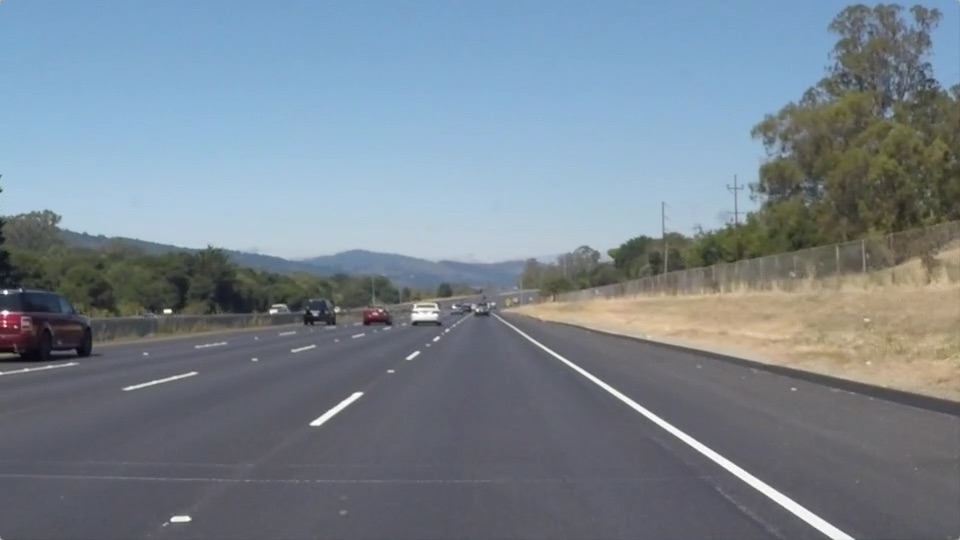
#> input picture term1/project1/test_images/solidWhiteRight.jpg, 960 x 540 px, found by its file name
$ python P1.py
#> lines starting #> are read from the running program, lines starting #| are printed output that depends on the picture; after the words box and inside, x2 and y2 are one past the last pixel; in counts of white or black regions, pixels touching at a corner belong together
#importing some useful packages
import matplotlib.pyplot as plt
import matplotlib.image as mpimg
import numpy as np
import cv2
import Helper

#reading in an image
image = mpimg.imread('test_images/solidWhiteRight.jpg')
#> image is the input picture: shape (540, 960, 3); mean R, G, B 120.3, 132.6, 143.7

#printing out some stats and plotting
print('This image is:', type(image), 'with dimesions:', image.shape)
#| This image is: <class 'numpy.ndarray'> with dimesions: (540, 960, 3)
plt.imshow(image)  # if you wanted to show a single color channel image called 'gray', for example, call as plt.imshow(gray, cmap='gray')

import os
os.listdir("test_images/")


# TODO: Build your pipeline that will draw lane lines on the test_images
# then save them to the test_images directory.


# Import everything needed to edit/save/watch video clips
from moviepy.editor import VideoFileClip
from IPython.display import HTML

def color_selection(image):
	# Define color selection criteria
	# MODIFY THESE VARIABLES TO MAKE YOUR COLOR SELECTION
	red_threshold = 200
	green_threshold = 200
	blue_threshold = 200
	rgb_threshold = [red_threshold, green_threshold, blue_threshold]

	color_select = np.copy(image)
	# Do a boolean or with the "|" character to identify
	# pixels below the thresholds
	thresholds =  (image[:,:,0] < rgb_threshold[0]) \
	            | (image[:,:,1] < rgb_threshold[1]) \
	            | (image[:,:,2] < rgb_threshold[2])
	color_select[thresholds] = [0,0,0]
	return color_select


def process_image(image):
	# NOTE: The output you return should be a color image (3 channel) for processing video below
	# TODO: put your pipeline here,
	# you should return the final output (image where lines are drawn on lanes)

	# Grab the x and y size and make a copy of the image
	ysize = image.shape[0]
	xsize = image.shape[1]
	color_select = np.copy(image)
	line_image = np.copy(image)

	rgb_threshold = color_selection(image)

	plt.imshow(rgb_threshold)
	plt.show()

	return image

process_image(image)
#> in color_selection, `thresholds =  (image[:,:,0] < rgb_threshold[0]) \ | (image[:,:,1] < rg..`:
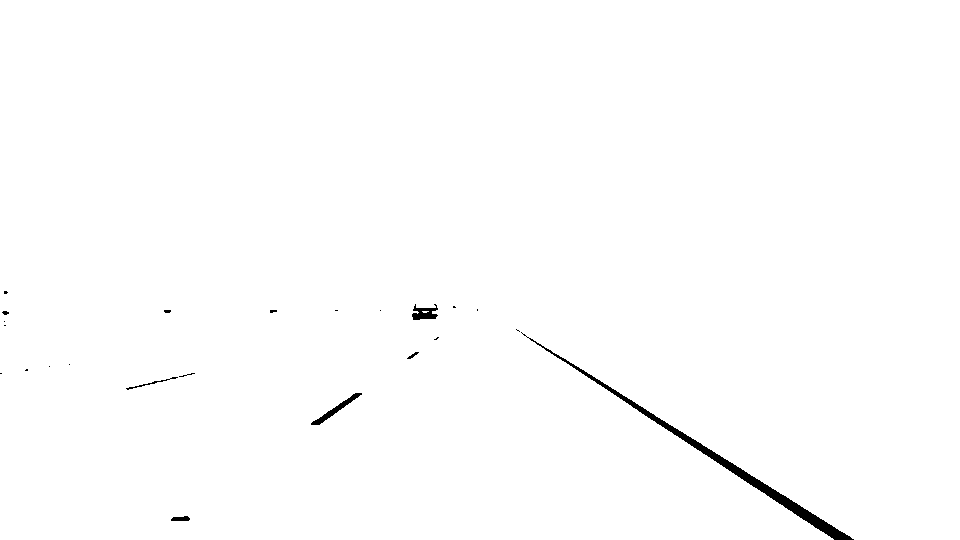
#> thresholds: shape (540, 960) bool; 99.4% white; 23 black regions (16 under 20 px), largest, box (x1, y1, x2, y2) and area: (521, 332, 854, 540) 2350, (311, 393, 362, 425) 291, (412, 304, 438, 320) 247
#> in color_selection, `color_select[thresholds] = [0,0,0]`:
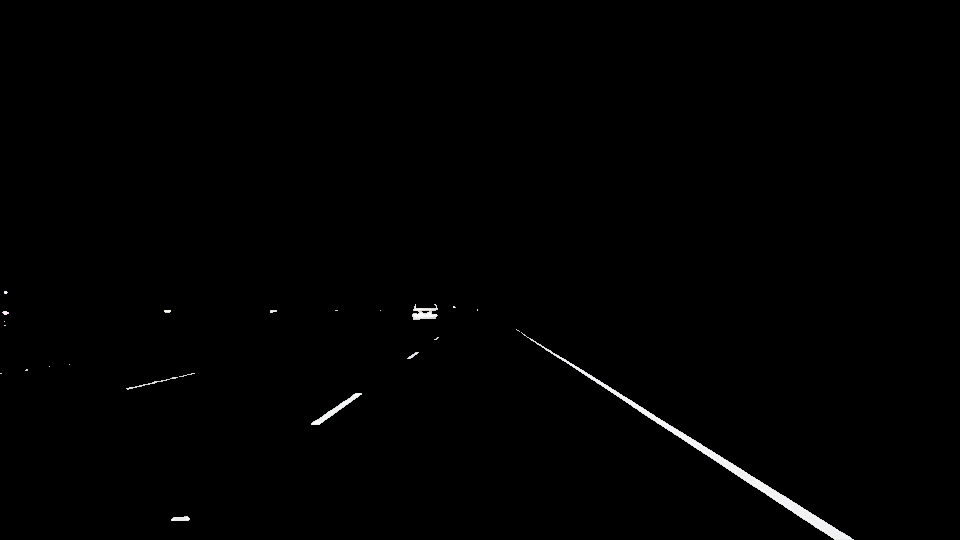
#> color_select: shape (540, 960, 3); mean R, G, B 1.5, 1.5, 1.5
#> in process_image, `plt.show()`:
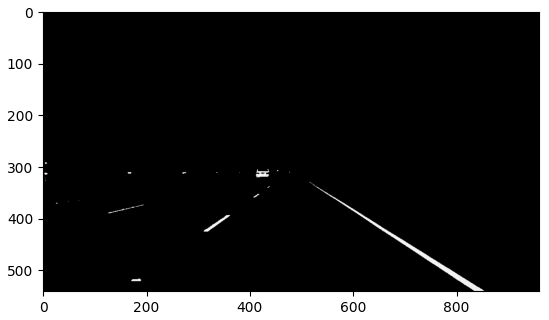
#> figure drawn by matplotlib, 1 panel


# white_output = 'white.mp4'
# clip1 = VideoFileClip("solidWhiteRight.mp4")
# white_clip = clip1.fl_image(process_image) #NOTE: this function expects color images!!
# white_clip.write_videofile(white_output, audio=False)

# HTML("""
# <video width="960" height="540" controls>
#   <source src="{0}">
# </video>
# """.format(white_output))


# yellow_output = 'yellow.mp4'
# clip2 = VideoFileClip('solidYellowLeft.mp4')
# yellow_clip = clip2.fl_image(process_image)
# yellow_clip.write_videofile(yellow_output, audio=False)

# HTML("""
# <video width="960" height="540" controls>
#   <source src="{0}">
# </video>
# """.format(yellow_output))

$ run again, with term1/project1/test_images/solidYellowCurve2.jpg copied over term1/project1/test_images/solidWhiteRight.jpg
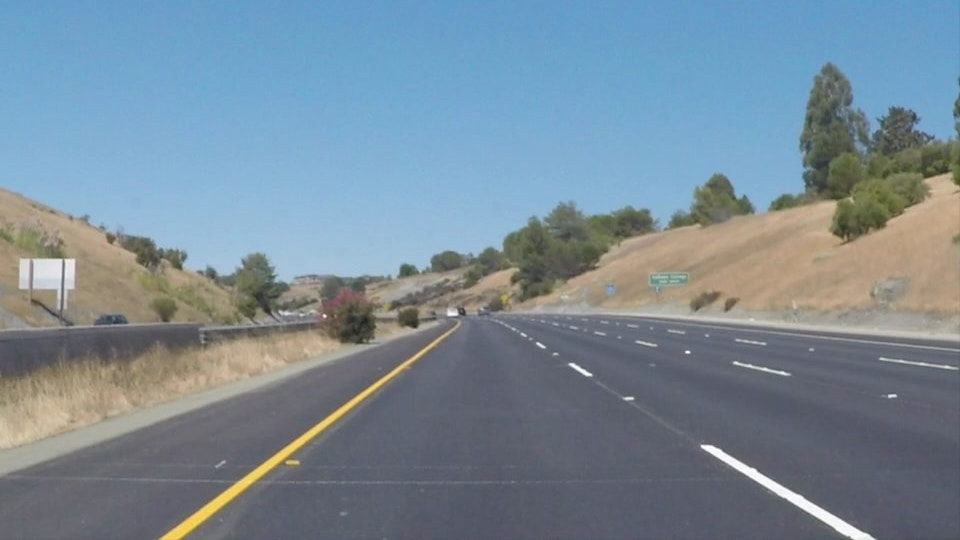
#> input picture term1/project1/test_images/solidYellowCurve2.jpg, 960 x 540 px, found by its file name
#> image is the input picture: shape (540, 960, 3); mean R, G, B 120.7, 138.6, 151.5
#| This image is: <class 'numpy.ndarray'> with dimesions: (540, 960, 3)
#> in color_selection, `thresholds =  (image[:,:,0] < rgb_threshold[0]) \ | (image[:,:,1] < rg..`:
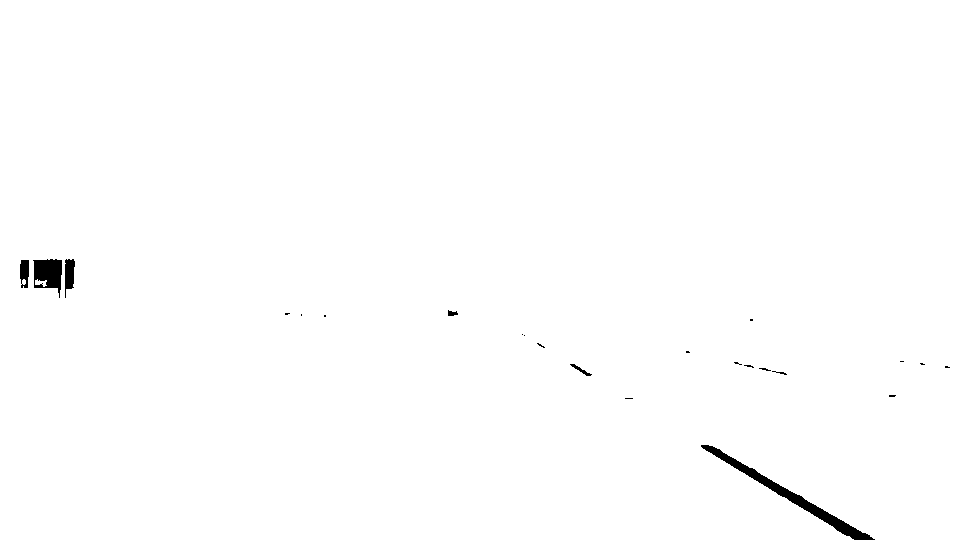
#> thresholds: shape (540, 960) bool; 99.4% white; 23 black regions (16 under 20 px), largest, box (x1, y1, x2, y2) and area: (701, 445, 875, 540) 1630, (33, 259, 62, 298) 740, (65, 259, 75, 298) 275
#> in process_image, `plt.show()`:
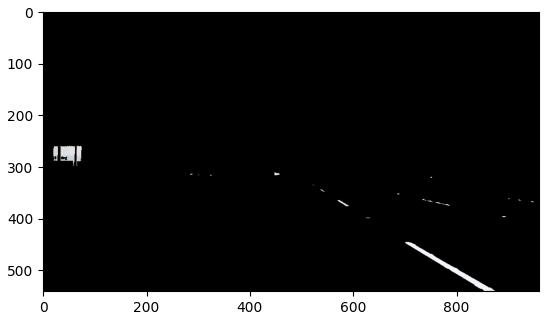
#> figure drawn by matplotlib, 1 panel

$ run again, with term1/project1/test_images/solidYellowLeft.jpg copied over term1/project1/test_images/solidWhiteRight.jpg
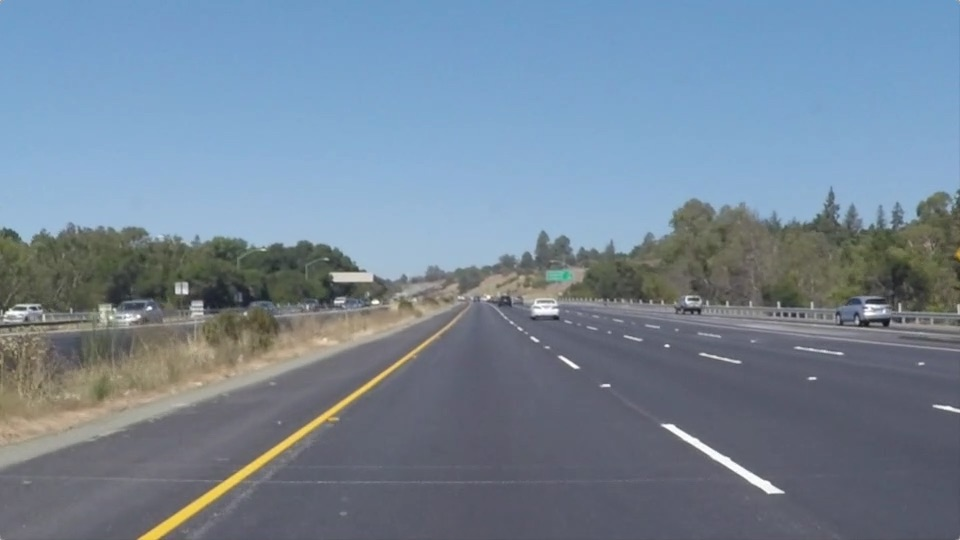
#> input picture term1/project1/test_images/solidYellowLeft.jpg, 960 x 540 px, found by its file name
#> image is the input picture: shape (540, 960, 3); mean R, G, B 116.5, 133.6, 150.8
#| This image is: <class 'numpy.ndarray'> with dimesions: (540, 960, 3)
#> in color_selection, `thresholds =  (image[:,:,0] < rgb_threshold[0]) \ | (image[:,:,1] < rg..`:
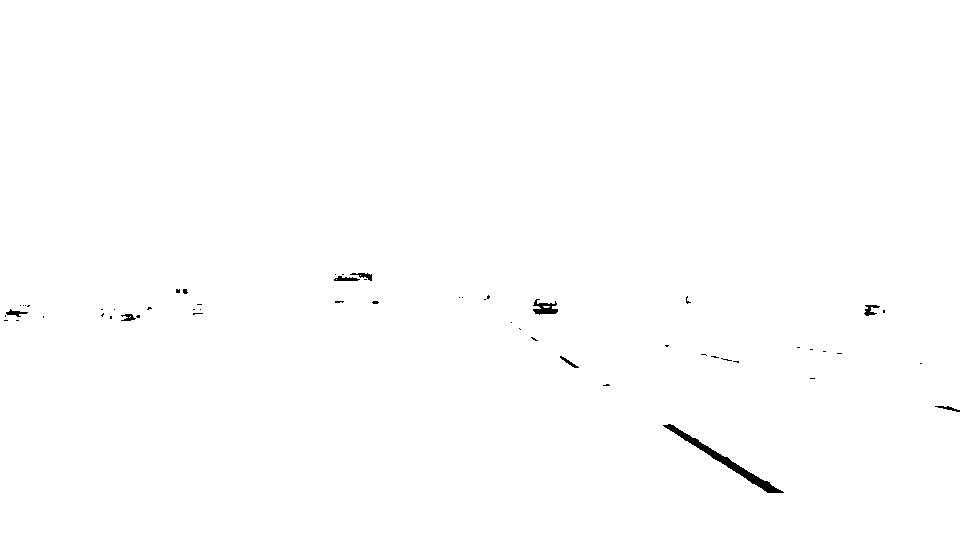
#> thresholds: shape (540, 960) bool; 99.6% white; 55 black regions (45 under 20 px), largest, box (x1, y1, x2, y2) and area: (663, 424, 784, 493) 915, (533, 299, 558, 315) 217, (864, 305, 880, 316) 89
#> in process_image, `plt.show()`:
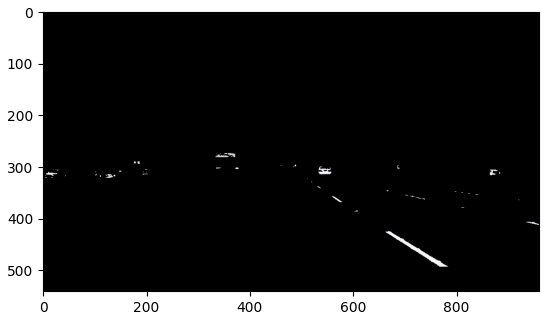
#> figure drawn by matplotlib, 1 panel

$ run again, with term1/project1/test_images/whiteCarLaneSwitch.jpg copied over term1/project1/test_images/solidWhiteRight.jpg
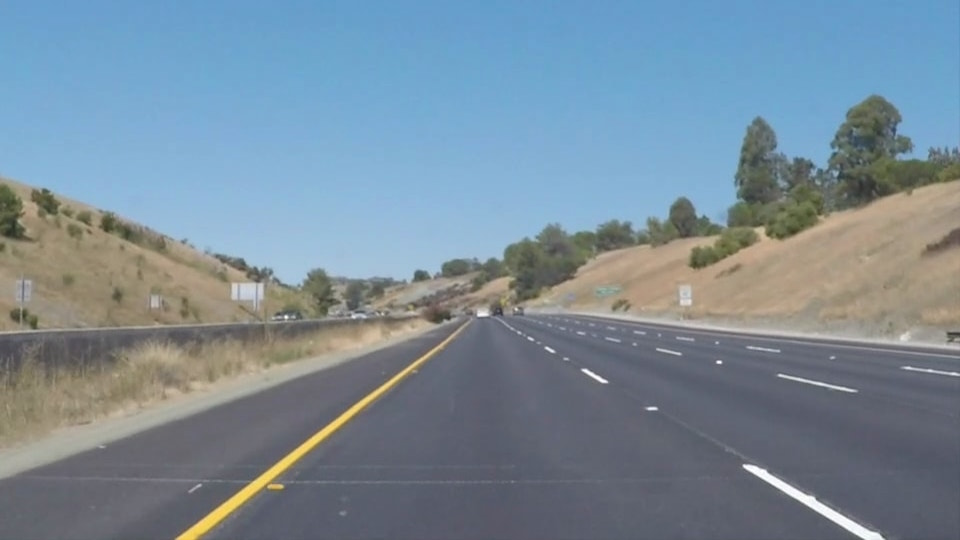
#> input picture term1/project1/test_images/whiteCarLaneSwitch.jpg, 960 x 540 px, found by its file name
#> image is the input picture: shape (540, 960, 3); mean R, G, B 121.2, 139.4, 152.9
#| This image is: <class 'numpy.ndarray'> with dimesions: (540, 960, 3)
#> in color_selection, `thresholds =  (image[:,:,0] < rgb_threshold[0]) \ | (image[:,:,1] < rg..`:
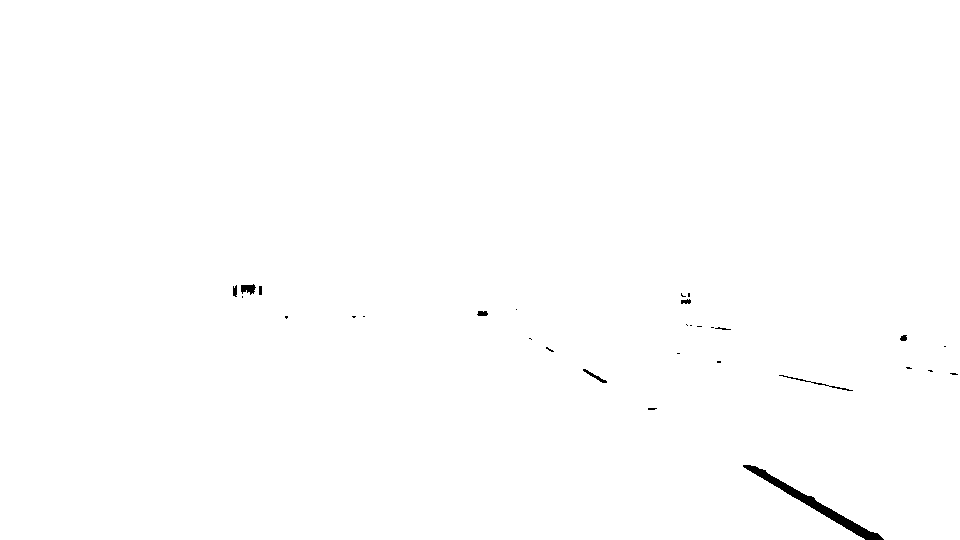
#> thresholds: shape (540, 960) bool; 99.6% white; 30 black regions (20 under 20 px), largest, box (x1, y1, x2, y2) and area: (743, 465, 884, 540) 1247, (241, 284, 256, 295) 108, (779, 375, 853, 391) 103
#> in process_image, `plt.show()`:
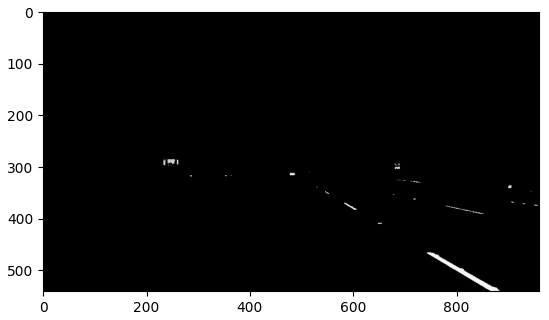
#> figure drawn by matplotlib, 1 panel
